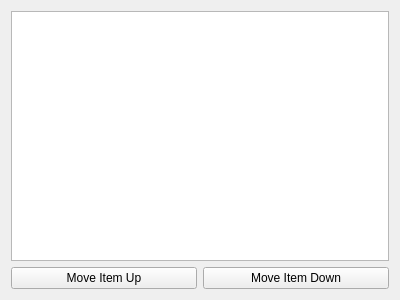
<?xml version="1.0" encoding="UTF-8"?>
<ui version="4.0">
 <class>ListControlWidget</class>
 <widget class="QWidget" name="ListControlWidget">
  <property name="geometry">
   <rect>
    <x>0</x>
    <y>0</y>
    <width>400</width>
    <height>300</height>
   </rect>
  </property>
  <property name="windowTitle">
   <string>Form</string>
  </property>
  <layout class="QGridLayout" name="gridLayout">
   <item row="1" column="0">
    <widget class="QPushButton" name="upButton">
     <property name="text">
      <string>Move Item Up</string>
     </property>
    </widget>
   </item>
   <item row="1" column="1">
    <widget class="QPushButton" name="downButton">
     <property name="text">
      <string>Move Item Down</string>
     </property>
    </widget>
   </item>
   <item row="0" column="0" colspan="2">
    <widget class="QListWidget" name="listWidget"/>
   </item>
  </layout>
 </widget>
 <resources/>
 <connections/>
</ui>
